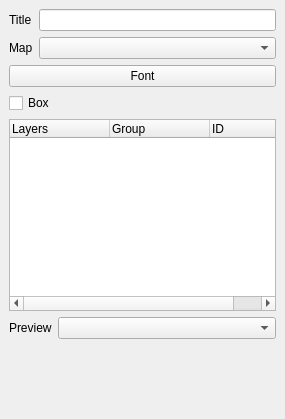
<?xml version="1.0" encoding="UTF-8"?>
<ui version="4.0">
 <class>QgsComposerVectorLegendBase</class>
 <widget class="QWidget" name="QgsComposerVectorLegendBase">
  <property name="geometry">
   <rect>
    <x>0</x>
    <y>0</y>
    <width>285</width>
    <height>419</height>
   </rect>
  </property>
  <property name="sizePolicy">
   <sizepolicy hsizetype="Expanding" vsizetype="Expanding">
    <horstretch>0</horstretch>
    <verstretch>0</verstretch>
   </sizepolicy>
  </property>
  <property name="windowTitle">
   <string>Vector Legend Options</string>
  </property>
  <layout class="QGridLayout">
   <property name="margin">
    <number>9</number>
   </property>
   <property name="spacing">
    <number>6</number>
   </property>
   <item row="5" column="2">
    <widget class="QComboBox" name="mPreviewModeComboBox">
     <property name="sizePolicy">
      <sizepolicy hsizetype="Expanding" vsizetype="Fixed">
       <horstretch>0</horstretch>
       <verstretch>0</verstretch>
      </sizepolicy>
     </property>
    </widget>
   </item>
   <item row="5" column="0" colspan="2">
    <widget class="QLabel" name="textLabel1_5">
     <property name="sizePolicy">
      <sizepolicy hsizetype="Minimum" vsizetype="Fixed">
       <horstretch>0</horstretch>
       <verstretch>0</verstretch>
      </sizepolicy>
     </property>
     <property name="text">
      <string>Preview</string>
     </property>
     <property name="wordWrap">
      <bool>true</bool>
     </property>
     <property name="buddy">
      <cstring>mPreviewModeComboBox</cstring>
     </property>
    </widget>
   </item>
   <item row="1" column="1" colspan="2">
    <widget class="QComboBox" name="mMapComboBox">
     <property name="enabled">
      <bool>true</bool>
     </property>
     <property name="sizePolicy">
      <sizepolicy hsizetype="Preferred" vsizetype="Fixed">
       <horstretch>0</horstretch>
       <verstretch>0</verstretch>
      </sizepolicy>
     </property>
    </widget>
   </item>
   <item row="0" column="1" colspan="2">
    <widget class="QLineEdit" name="mTitleLineEdit"/>
   </item>
   <item row="1" column="0">
    <widget class="QLabel" name="textLabel1">
     <property name="sizePolicy">
      <sizepolicy hsizetype="Minimum" vsizetype="Fixed">
       <horstretch>0</horstretch>
       <verstretch>0</verstretch>
      </sizepolicy>
     </property>
     <property name="text">
      <string>Map</string>
     </property>
     <property name="wordWrap">
      <bool>true</bool>
     </property>
     <property name="buddy">
      <cstring>mMapComboBox</cstring>
     </property>
    </widget>
   </item>
   <item row="0" column="0">
    <widget class="QLabel" name="textLabel1_2">
     <property name="sizePolicy">
      <sizepolicy hsizetype="Minimum" vsizetype="Preferred">
       <horstretch>0</horstretch>
       <verstretch>0</verstretch>
      </sizepolicy>
     </property>
     <property name="text">
      <string>Title</string>
     </property>
     <property name="wordWrap">
      <bool>true</bool>
     </property>
     <property name="buddy">
      <cstring>mTitleLineEdit</cstring>
     </property>
    </widget>
   </item>
   <item row="6" column="2">
    <spacer>
     <property name="orientation">
      <enum>Qt::Vertical</enum>
     </property>
     <property name="sizeHint" stdset="0">
      <size>
       <width>20</width>
       <height>40</height>
      </size>
     </property>
    </spacer>
   </item>
   <item row="4" column="0" colspan="3">
    <widget class="QTreeWidget" name="mLayersListView">
     <property name="selectionMode">
      <enum>QAbstractItemView::ExtendedSelection</enum>
     </property>
     <property name="rootIsDecorated">
      <bool>false</bool>
     </property>
     <property name="columnCount">
      <number>3</number>
     </property>
     <column>
      <property name="text">
       <string>Layers</string>
      </property>
     </column>
     <column>
      <property name="text">
       <string>Group</string>
      </property>
     </column>
     <column>
      <property name="text">
       <string>ID</string>
      </property>
     </column>
    </widget>
   </item>
   <item row="3" column="0" colspan="3">
    <widget class="QCheckBox" name="mFrameCheckBox">
     <property name="text">
      <string>Box</string>
     </property>
    </widget>
   </item>
   <item row="2" column="0" colspan="3">
    <widget class="QPushButton" name="mFontButton">
     <property name="sizePolicy">
      <sizepolicy hsizetype="Preferred" vsizetype="Fixed">
       <horstretch>0</horstretch>
       <verstretch>0</verstretch>
      </sizepolicy>
     </property>
     <property name="text">
      <string>Font</string>
     </property>
    </widget>
   </item>
  </layout>
 </widget>
 <layoutdefault spacing="6" margin="11"/>
 <tabstops>
  <tabstop>mTitleLineEdit</tabstop>
  <tabstop>mMapComboBox</tabstop>
  <tabstop>mFontButton</tabstop>
  <tabstop>mFrameCheckBox</tabstop>
  <tabstop>mLayersListView</tabstop>
  <tabstop>mPreviewModeComboBox</tabstop>
 </tabstops>
 <resources/>
 <connections/>
</ui>
